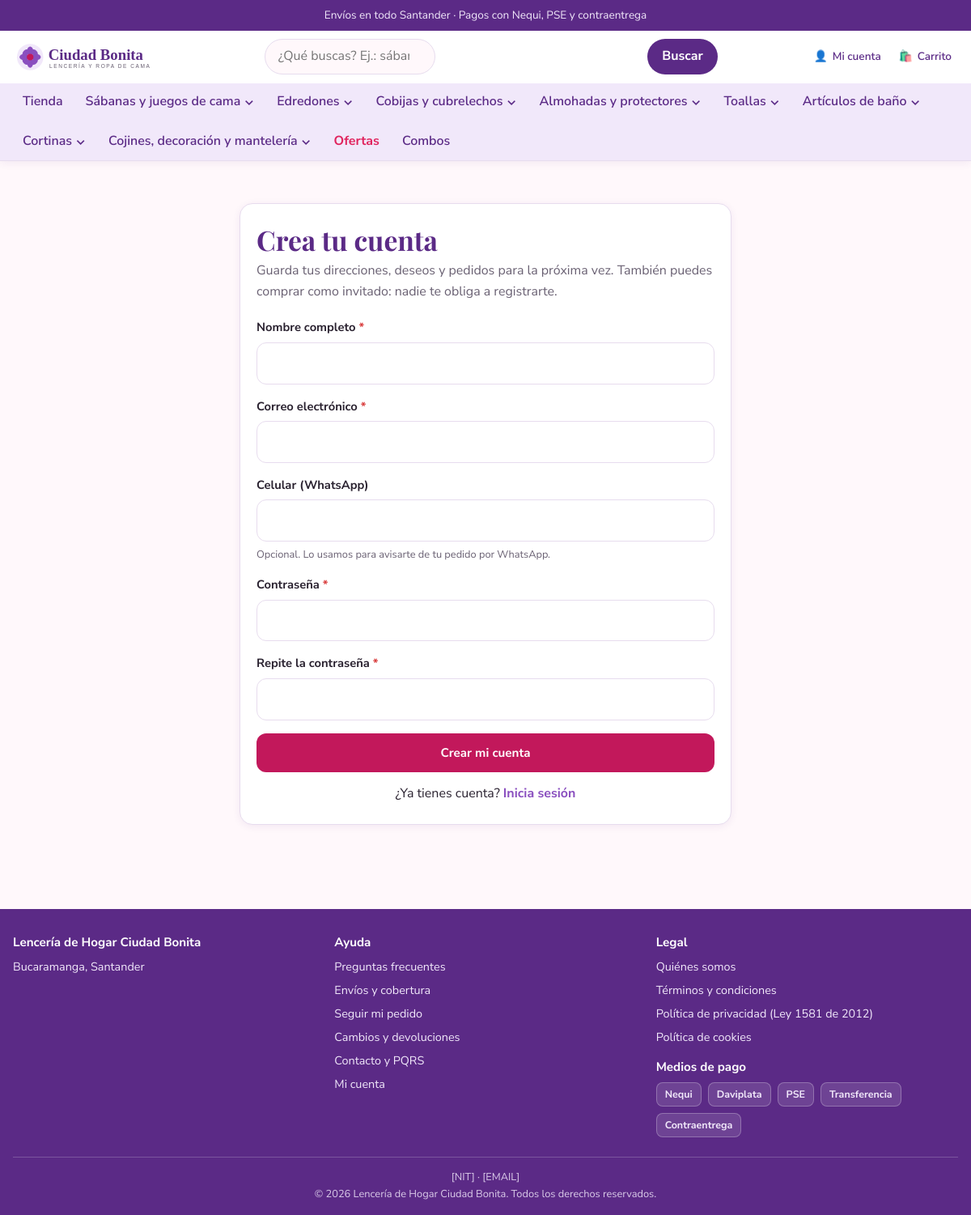
/cuenta/registro/, run on the app's committed database.
### core/models.py (models this page shows, shortened)
class SiteConfig(models.Model):
    nombre_negocio = models.CharField(
        "nombre del negocio", max_length=120, default="Lencería de Hogar Ciudad Bonita"
    )
    lema = models.CharField(
        "lema", max_length=160, blank=True,
        help_text="Frase corta que aparece en el encabezado o el pie.",
    )
    logo = models.ImageField("logo", upload_to="config/", blank=True, help_text="PNG o SVG.")
    ciudad = models.CharField("ciudad y departamento", max_length=80, default="Bucaramanga, Santander")
    whatsapp = models.CharField(
        "WhatsApp", max_length=20, blank=True,
        help_text="Solo dígitos con código de país. Ejemplo: 573001112233",
    )
    telefono = models.CharField("teléfono", max_length=20, blank=True)
    email_contacto = models.EmailField("correo de contacto", blank=True)
    nit = models.CharField("NIT", max_length=20, blank=True, help_text="Dejar en blanco si aún no se tiene.")
    direccion = models.CharField("dirección", max_length=160, blank=True)
    horario = models.CharField(
        "horario de atención", max_length=120, blank=True,
        help_text="Ejemplo: Lunes a sábado de 9:00 a.m. a 7:00 p.m.",
    )
    banner_promo_activo = models.BooleanField("mostrar banner de promoción", default=True)
    banner_promo_texto = models.CharField(
        "texto de promoción", max_length=160,
        default="Envíos en todo Santander · Pagos con Nequi, PSE y contraentrega",
    )
    ofertas_hasta = models.DateTimeField(
        "ofertas de la semana hasta", null=True, blank=True,
        help_text="Fecha y hora en que termina la cuenta regresiva de ofertas del inicio. "
                  "Si está vacía, no se muestra la sección.",
    )
    iva_incluido = models.BooleanField(
        "precios con IVA incluido", default=True,
        help_text="Si se desactiva, el IVA se calcula aparte en el checkout.",
    )
    iva_tasa = models.DecimalField(
        "tasa de IVA (%)", max_digits=5, decimal_places=2, default=19.00,
    )
    pago_nequi = models.TextField(
        "Nequi", blank=True,
        help_text="Número Nequi y titular. Ej.: 300 111 2233 — Lencería de Hogar. "
                  "Dejar en blanco si aún no se tiene.",
    )
    pago_daviplata = models.TextField(
        "Daviplata", blank=True,
        help_text="Número Daviplata y titular. Dejar en blanco si aún no se tiene.",
    )
    pago_transferencia = models.TextField(
        "Transferencia bancaria", blank=True,
        help_text="Banco, tipo de cuenta, número de cuenta y titular. "
                  "Dejar en blanco si aún no se tiene.",
    )
    reserva_horas_transferencia = models.PositiveIntegerField(
        "horas de reserva para transferencia", default=48,
        help_text="Cuánto tiempo se reserva el stock esperando el comprobante "
                  "(horas). Después el pedido se cancela solo.",
    )
    instagram = models.URLField("Instagram", blank=True)
    facebook = models.URLField("Facebook", blank=True)
    tiktok = models.URLField("TikTok", blank=True)
    class Meta:
        verbose_name = "configuración del negocio"
        verbose_name_plural = "configuración del negocio"
    @classmethod
    def get(cls):
        obj, _created = cls.objects.get_or_create(pk=1)
        return obj

### catalog/models.py (models this page shows, shortened)
class Categoria(models.Model):
    nombre = models.CharField("nombre", max_length=80, unique=True)
    slug = models.SlugField("slug", max_length=90, unique=True, blank=True)
    padre = models.ForeignKey(
        "self", on_delete=models.CASCADE, related_name="hijas",
        verbose_name="categoría padre", blank=True, null=True,
        help_text="Déjalo vacío para una categoría principal.",
    )
    descripcion = models.TextField("descripción", blank=True)
    imagen = models.ImageField("imagen", upload_to="categorias/", blank=True)
    orden = models.PositiveIntegerField("orden", default=0)
    activa = models.BooleanField("activa", default=True)
    meta_titulo = models.CharField("título SEO", max_length=70, blank=True)
    meta_descripcion = models.CharField("meta descripción SEO", max_length=160, blank=True)
    class Meta:
        verbose_name = "categoría"
        verbose_name_plural = "categorías"
        ordering = ["orden", "nombre"]
    def get_absolute_url(self):
        return reverse("catalog:categoria", args=[self.slug])

### accounts/views.py (the view)
# urls.py: path("cuenta/registro/", views.registro, name="registro"),
def registro(request):
    if request.user.is_authenticated:
        return redirect("accounts:panel")
    proximo = request.POST.get("next") or request.GET.get("next") or ""
    if request.method == "POST":
        form = RegistroForm(request.POST)
        if form.is_valid():
            usuario = form.guardar()
            usuario = authenticate(
                request, username=usuario.username,
                password=request.POST.get("password1"),
            )
            login(request, usuario)
            _fusionar(request, usuario)
            messages.success(
                request,
                f"¡Bienvenido/a, {usuario.first_name or usuario.username}! "
                "Tu cuenta quedó lista.",
            )
            return redirect(_ruta_segura(proximo, "accounts:panel"))
    else:
        form = RegistroForm()
    return render(request, "accounts/registro.html", {"form": form, "next": proximo})

### accounts/forms.py (shortened to what this page needs)
class RegistroForm(forms.Form):
    nombre = forms.CharField(label="Nombre completo", max_length=150)
    email = forms.EmailField(label="Correo electrónico")
    celular = forms.CharField(
        label="Celular (WhatsApp)", max_length=20, required=False,
        help_text="Opcional. Lo usamos para avisarte de tu pedido por WhatsApp.",
    )
    password1 = forms.CharField(
        label="Contraseña", widget=forms.PasswordInput(
            attrs={"autocomplete": "new-password"}
        ),
    )
    password2 = forms.CharField(
        label="Repite la contraseña", widget=forms.PasswordInput(
            attrs={"autocomplete": "new-password"}
        ),
    )

### accounts/context_processors.py (called while the page is built)
def deseos(request):
    if request.user.is_authenticated:
        return {
            "deseos_ids": set(request.user.deseos.values_list("producto_id", flat=True))
        }
    return {"deseos_ids": set()}

### cart/context_processors.py (called while the page is built)
def carrito(request):
    from cart.servicios import resumen
    return {"carrito_ui": resumen(request)}

### cart/servicios.py (called while the page is built, shortened)
def leer(request):
    datos = request.session.get(CLAVE) or {}
    lineas = {}
    return {
        "lineas": lineas,
        "cupon": str(datos.get("cupon") or "").strip().upper(),
        "municipio": str(datos.get("municipio") or "").strip(),
        "guardados": [str(s) for s in (datos.get("guardados") or [])],
    }

### core/context_processors.py (called while the page is built)
def site_config(request):
    config = SiteConfig.get()
    from catalog.models import Categoria
    categorias_menu = list(
        Categoria.objects.filter(activa=True, padre=None)
        .prefetch_related("hijas")
        .order_by("orden", "nombre")
    )
    return {
        "site": config,
        "categorias_menu": categorias_menu,
    }

### promotions/engine.py (called while the page is built)
def _d(valor):
    return Decimal(valor).quantize(ENTERO, rounding=ROUND_HALF_UP)

def _contexto_promos(ahora):
    return {
        "relampagos": list(
            VentaRelampago.objects.filter(activo=True, desde__lte=ahora, hasta__gte=ahora)
        ),
        "descuentos": list(
            Descuento.objects.filter(activo=True)
            .select_related("producto", "variante", "categoria")
        ),
        "unidades": list(
            PromoUnidades.objects.filter(activo=True).select_related("producto", "categoria")
        ),
        "volumen": list(
            PromoVolumen.objects.filter(activo=True).select_related("producto", "categoria")
        ),
    }

    @property
    def subtotal(self):
        return _d(sum(l.subtotal for l in self.lineas))

### templates/accounts/registro.html (shortened to what this page needs)
{% extends "base.html" %}
{% block contenido %}
<div class="contenedor cuenta">
  <section class="cuenta__tarjeta">
    <h1>Crea tu cuenta</h1>
    <p class="cuenta__bajada">
      Guarda tus direcciones, deseos y pedidos para la próxima vez.
      También puedes comprar como invitado: nadie te obliga a registrarte.
    </p>
    <form method="post" action="{% url 'accounts:registro' %}" novalidate>
      {% include "accounts/_formulario.html" %}
      <button type="submit" class="btn btn-primario btn-bloque">Crear mi cuenta</button>
    </form>
    <p class="cuenta__enlaces">
      ¿Ya tienes cuenta? <a href="{% url 'accounts:ingreso' %}{% if next %}?next={{ next|urlencode }}{% endif %}">Inicia sesión</a>
    </p>
  </section>
</div>
{% endblock contenido %}

### templates/includes/header.html (shortened to what this page needs)
{% load static %}
<header class="encabezado">
  {% if site.banner_promo_activo and site.banner_promo_texto %}
    <div class="barra-promo">
      {{ site.banner_promo_texto }}
    </div>
  {% endif %}
  <div class="contenedor encabezado__fila">
    <a class="logo" href="{% url 'core:home' %}" aria-label="Ir al inicio de {{ site.nombre_negocio }}">
      {% if site.logo %}
        <img src="{{ site.logo.url }}" alt="{{ site.nombre_negocio }}" width="220" height="60">
      {% else %}
        <img src="{% static 'img/logo.svg' %}" alt="{{ site.nombre_negocio }}" width="220" height="60">
      {% endif %}
    </a>
    <div class="buscar" x-data="{ abierto: false, consulta: '' }" @click.outside="abierto = false">
      <form class="buscar__caja" action="{% url 'catalog:buscar' %}" method="get" role="search"
            @submit="abierto = false">
        <div class="buscar__campo">
          <input type="search" name="q" placeholder="¿Qué buscas? Ej.: sábanas, edredón, toallas…"
                 aria-label="Buscar productos" autocomplete="off"
                 hx-get="{% url 'catalog:autocomplete' %}"
                 hx-trigger="keyup changed delay:250ms"
                 hx-target="#sugerencias"
                 hx-include="closest .buscar"
                 @focus="abierto = true"
                 x-model="consulta">
        </div>
        <button type="submit">Buscar</button>
      </form>
    </div>
    <nav class="acciones" aria-label="Mi cuenta y carrito">
      {% if user.is_authenticated %}
        <a href="{% url 'accounts:panel' %}">
          <span aria-hidden="true">👤</span><span class="texto">{{ user.first_name|default:"Mi cuenta" }}</span>
        </a>
      {% else %}
        <a href="{% url 'accounts:ingreso' %}">
          <span aria-hidden="true">👤</span><span class="texto">Mi cuenta</span>
        </a>
      {% endif %}
      <a href="{% url 'cart:pagina' %}" {% if carrito_ui.items %}class="tiene-items"{% endif %}>
        <span aria-hidden="true">🛍️</span><span class="texto">Carrito</span>
      </a>
    </nav>
  </div>
  <nav class="menu-nav" aria-label="Categorías"
       x-data="{ movil: false }"
       @abrir-menu.window="movil = true"
       :class="movil ? 'menu-nav--movil-abierto' : ''">
    <div class="contenedor">
      <ul>
        <li><a href="{% url 'catalog:tienda' %}">Tienda</a></li>
        {% for cat in categorias_menu %}
          <li class="menu-nav__item"
              x-data="{ abierto: false }"
              @mouseenter="abierto = true" @mouseleave="abierto = false">
            <a href="{{ cat.get_absolute_url }}"
               @click.prevent="if ({{ cat.hijas.all|length }}) { abierto = !abierto } else { window.location = '{{ cat.get_absolute_url }}' }"
               :aria-expanded="abierto ? 'true' : 'false'">
              {{ cat.nombre }}{% if cat.hijas.all %} <span aria-hidden="true">⌄</span>{% endif %}
            </a>
          </li>
        {% endfor %}
        <li><a href="{% url 'catalog:ofertas' %}" class="menu-nav__ofertas">Ofertas</a></li>
        <li><a href="{% url 'catalog:combos' %}">Combos</a></li>
      </ul>
    </div>
  </nav>
</header>

### templates/includes/footer.html (shortened to what this page needs)
<footer class="pie">
  <div class="contenedor">
    <div class="pie__columnas">
      <div>
        <h3>{{ site.nombre_negocio }}</h3>
        <p class="mt-1">
          {% if site.ciudad %}{{ site.ciudad }}<br>{% endif %}
        </p>
      </div>
      <div>
        <h4>Ayuda</h4>
        <ul>
          <li><a href="{% url 'core:pagina' 'preguntas-frecuentes' %}">Preguntas frecuentes</a></li>
          <li><a href="{% url 'core:pagina' 'envios-y-cobertura' %}">Envíos y cobertura</a></li>
          <li><a href="{% url 'orders:seguimiento' %}">Seguir mi pedido</a></li>
          <li><a href="{% url 'core:pagina' 'cambios-y-devoluciones' %}">Cambios y devoluciones</a></li>
          <li><a href="{% url 'core:pagina' 'contacto' %}">Contacto y PQRS</a></li>
          <li><a href="{% if user.is_authenticated %}{% url 'accounts:panel' %}{% else %}{% url 'accounts:ingreso' %}{% endif %}">Mi cuenta</a></li>
        </ul>
      </div>
      <div>
        <h4>Legal</h4>
        <ul>
          <li><a href="{% url 'core:pagina' 'quienes-somos' %}">Quiénes somos</a></li>
          <li><a href="{% url 'core:pagina' 'terminos' %}">Términos y condiciones</a></li>
          <li><a href="{% url 'core:pagina' 'privacidad' %}">Política de privacidad (Ley 1581 de 2012)</a></li>
          <li><a href="{% url 'core:pagina' 'cookies' %}">Política de cookies</a></li>
        </ul>
        <h4 class="mt-2">Medios de pago</h4>
        <div class="pie__mediospago">
          <span>Nequi</span><span>Daviplata</span><span>PSE</span>
          <span>Transferencia</span><span>Contraentrega</span>
        </div>
      </div>
    </div>
    <div class="pie__legal">
      <p>
        {% if site.nit %}NIT {{ site.nit }} · {% else %}[NIT] · {% endif %}
        {% if site.email_contacto %}{{ site.email_contacto }}{% else %}[EMAIL]{% endif %}
      </p>
      <p>© {% now "Y" %} {{ site.nombre_negocio }}. Todos los derechos reservados.</p>
    </div>
  </div>
</footer>

### static/css/catalogo.css (style rules this page uses)
.menu-nav { position: relative; }
.menu-nav ul { list-style: none; }
.menu-nav__item { position: relative; }
.menu-nav__ofertas { color: var(--oferta) !important; font-weight: 700; }
.buscar__campo { position: relative; flex: 1; }

### static/css/carrito.css (style rules this page uses)
.encabezado .acciones a { position: relative; }

### static/css/cuenta.css (style rules this page uses)
.cuenta { padding-block: 28px 56px; max-width: 640px; }
.cuenta__bajada { color: var(--texto-2); margin-bottom: 20px; }
.cuenta__enlaces { text-align: center; margin-top: 14px; }
.cuenta__enlaces a { color: var(--purpura); font-weight: 700; }
.cuenta__tarjeta { background: var(--blanco); border: 1px solid var(--borde); border-radius: var(--radio-lg); padding: 24px 20px; box-shadow: var(--sombra); }
.cuenta__tarjeta h1 { margin-bottom: 6px; }
.campo input[type="text"], .campo input[type="email"], .campo input[type="password"], .campo input[type="tel"], .campo select, .campo textarea { width: 100%; padding: 12px 14px; border: 1.5px solid var(--borde); border-radius: var(--radio); background: var(--blanco); font: inherit; }

### data on the page
SiteConfig: banner_promo_texto "Envíos en todo Santander · Pagos con Nequi, PSE y contraentrega", nombre_negocio "Lencería de Hogar Ciudad Bonita", ciudad "Bucaramanga, Santander"
Categoria: nombre "Sábanas y juegos de cama"
Categoria: nombre "Edredones"
Categoria: nombre "Cobijas y cubrelechos"
Categoria: nombre "Almohadas y protectores"
Categoria: nombre "Toallas"
Categoria: nombre "Artículos de baño"
Categoria: nombre "Cortinas"
Categoria: nombre "Cojines, decoración y mantelería"

### other printed values
{{ campo.label }} "Nombre completo" "Correo electrónico" "Celular (WhatsApp)" "Contraseña" "Repite la contraseña"
{{ campo.help_text }} "Opcional. Lo usamos para avisarte de tu pedido por WhatsApp."
